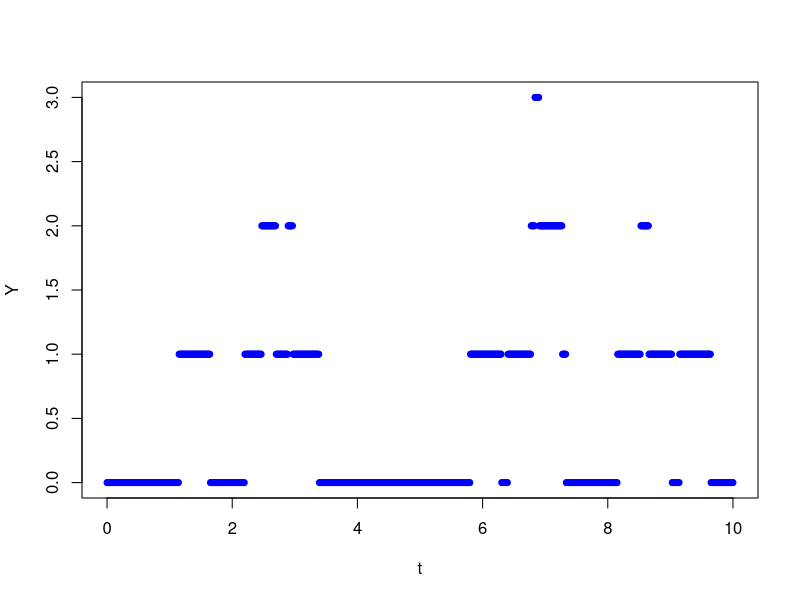
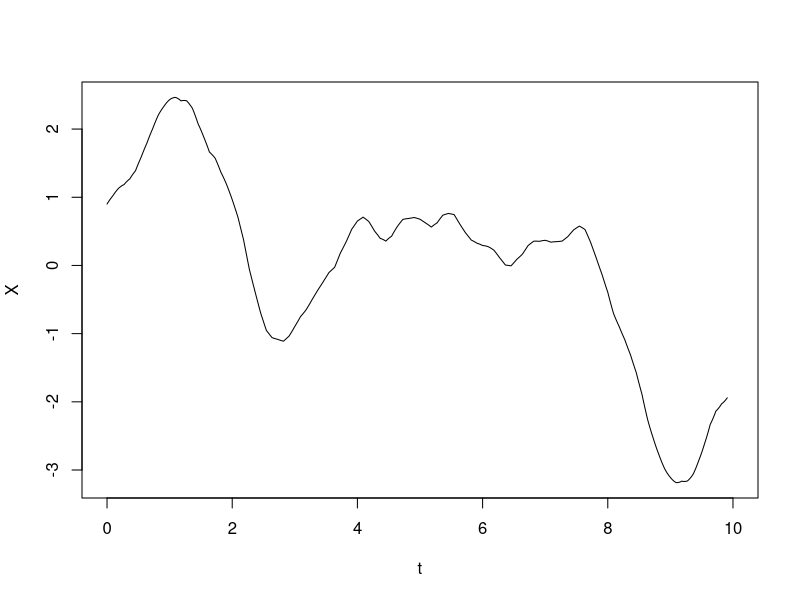

The R script that drew these images, in order:

g <- Vectorize(function(t)
{
  if (t < 0)
    0
  else if( t>=0 && t<= 1/2)
    1
  else
    0
})

generatetimesf <- function()
{
  times <- c()
  sum = 0
  
  while( sum <= 10)
  {
    rand = rexp(1)
    times = append(times,rand)
    sum = sum+rand
  }
  times = times[1:(length(times)-1)]
}
generatetimesb <- function()
{
  times <- c()
  sum = 0
  while(sum <= 0.5)
  {
    rand = rexp(1)
    times = append(times,rand)
    sum = sum+rand
  }
  if(length(times) == 1)
    c()
  else
    times = times[1:(length(times)-1)]
}


X <- function(t,arrivaltimesf,arrivaltimesb)
{
  X = 0
  for(i in 1:length(arrivaltimesf))
    X = X+g(t-arrivaltimesf[i])
  if(length(arrivaltimesb) >=1)
    for(i in 1:length(arrivaltimesb))
      X = X+g(t+arrivaltimesb[i])
  X
}
t <- seq(0,10,length=1000)
arrivaltimesf = cumsum(generatetimesf())
arrivaltimesb = cumsum(generatetimesb())
Y = X(t,arrivaltimesf,arrivaltimesb)
plot(t,Y,cex=0.8,pch=19,col="BLUE")


#######################
count  = 0
for(i in 1:10000)
{
  arrivaltimesf = cumsum(generatetimesf())
  arrivaltimesb = cumsum(generatetimesb())*(-1)
  arrivaltimes = c(rev(arrivaltimesb),arrivaltimesf)
  high = length(arrivaltimes)
  low = high-2
  while(low >=1)
  {
    if ((arrivaltimes[high]-arrivaltimes[low]) <= 1/2)
    {
      count=count+1
      break
    }
    else
    {
      low = low-1;
      high = high-1;
    }
  }
}
phat = count/10000

CIlow = phat-1.96*sqrt(phat*(1-phat)/10000)
CIhigh = phat+1.96*sqrt(phat*(1-phat)/10000)

count = 0
for(i in 1:10000)
{
  arrivaltimesf = cumsum(generatetimesf())
  arrivaltimesb = cumsum(generatetimesb())
  t <- seq(0,10,length=300)
  Y = X(t,arrivaltimesf,arrivaltimesb)
  if (length(Y[Y>= 3]) >= 1)
    count = count+1;
}
phat = count/10000
#################

n = 11
f <- function(t)
{
  if (abs(t) <= 1) 1-t*t
  else 0
}
nums <- rnorm(12*n,0,sqrt(1/n))

int <- Vectorize(function(t)
{
  sum = 0
  for(k in floor(-(1+t)*n):ceiling((1-t)*n))
  {
    m = ceiling((k/n + 11)*n)
    sum = sum+f(k/n+t)*nums[m]
  }
  sum
})
t <- seq(0,10,length=10000)
X = int(t)
plot(t,X,type="l")
